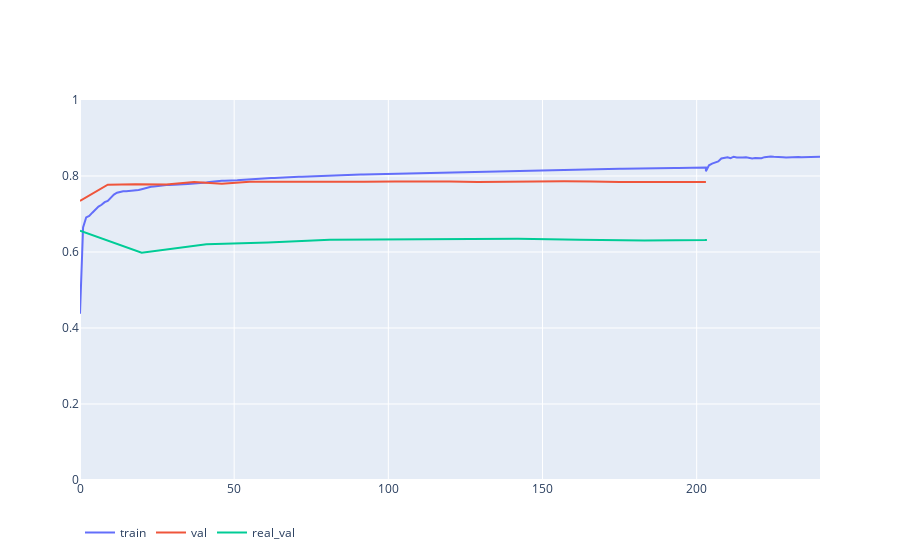

This figure's notebook cell:
### Code cell
get_metric_figure( data, metric_name='accuracy' )

### Figure 1 — Plotly figure (JSON) as saved in the notebook; plotly's stock layout.template omitted (floating-point values rounded to 4 significant figures; data arrays with more than 128 entries replaced by an {"elided": "..."} marker saying what was removed)
{"data": [{"mode": "lines", "name": "train", "type": "scatter", "x": {"elided": "243 int values"}, "y": {"elided": "243 float values"}}, {"mode": "lines", "name": "val", "type": "scatter", "x": [0, 9, 18, 28, 37, 46, 55, 65, 74, 83, 92, 102, 111, 120, 129, 138, 148, 157, 166, 175, 185, 194, 203, 203], "y": [0.7344, 0.777, 0.7783, 0.7777, 0.7839, 0.7794, 0.7846, 0.7846, 0.7853, 0.7835, 0.7848, 0.7858, 0.7863, 0.7854, 0.7845, 0.7852, 0.7861, 0.786, 0.7854, 0.784, 0.7845, 0.784, 0.7844, 0.7841]}, {"mode": "lines", "name": "real_val", "type": "scatter", "x": [0, 20, 41, 61, 81, 102, 122, 142, 162, 183, 203, 203], "y": [0.6562, 0.598, 0.6205, 0.625, 0.6322, 0.6327, 0.6335, 0.6347, 0.6325, 0.6305, 0.6315, 0.6339]}], "layout": {"autosize": true, "legend": {"orientation": "h"}, "xaxis": {"autorange": true, "range": [0, 240], "type": "linear"}, "yaxis": {"range": [0, 1], "type": "linear"}}}
